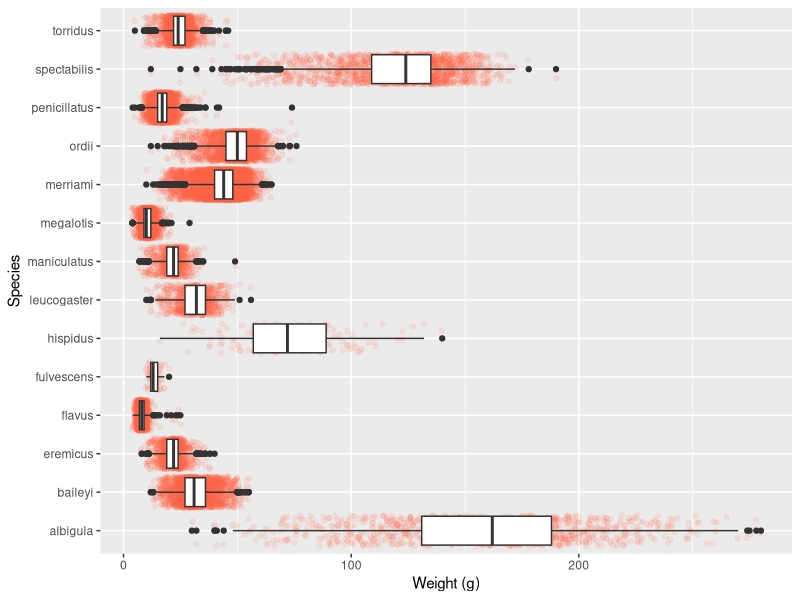
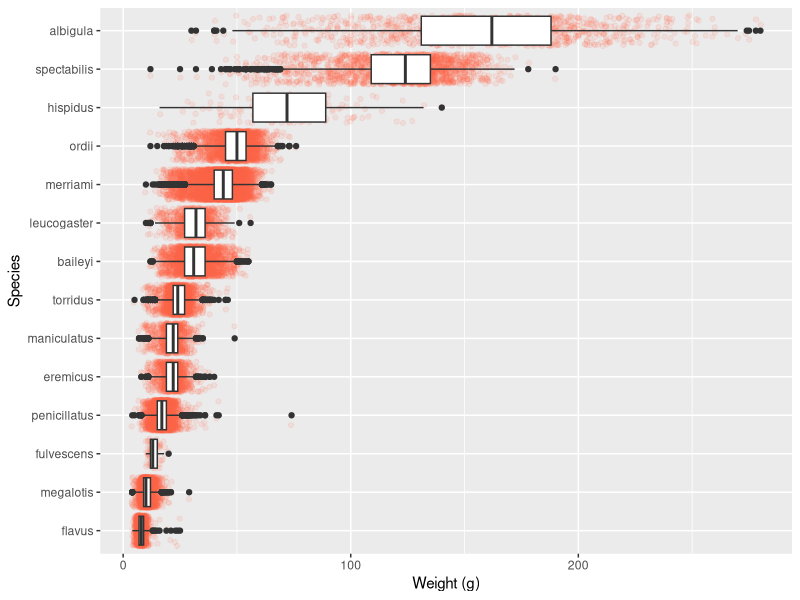
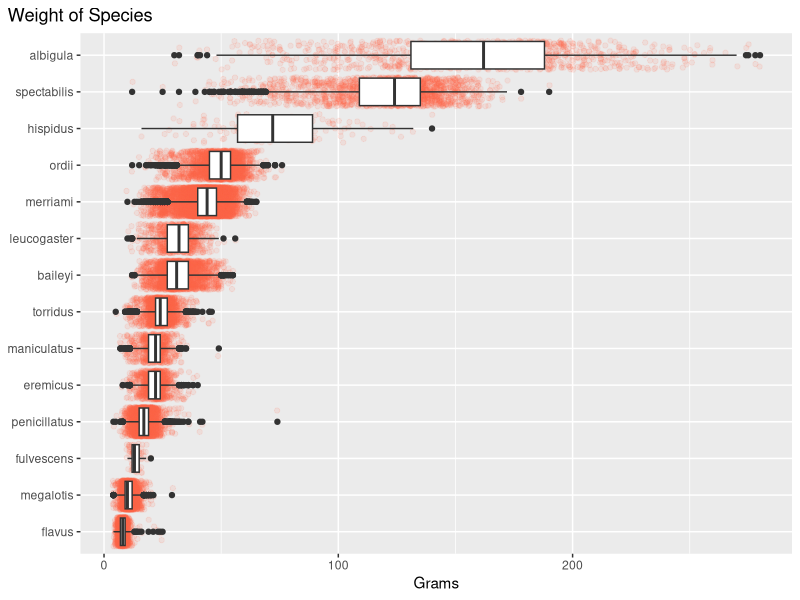
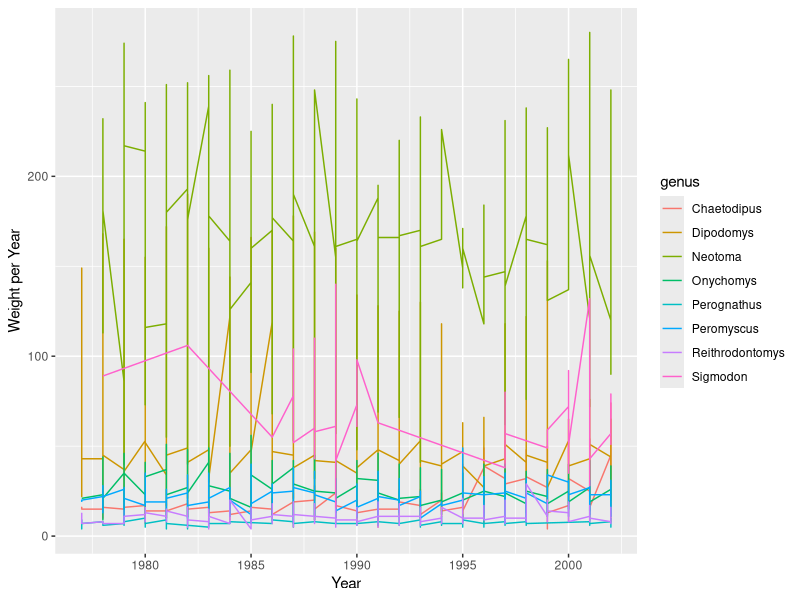
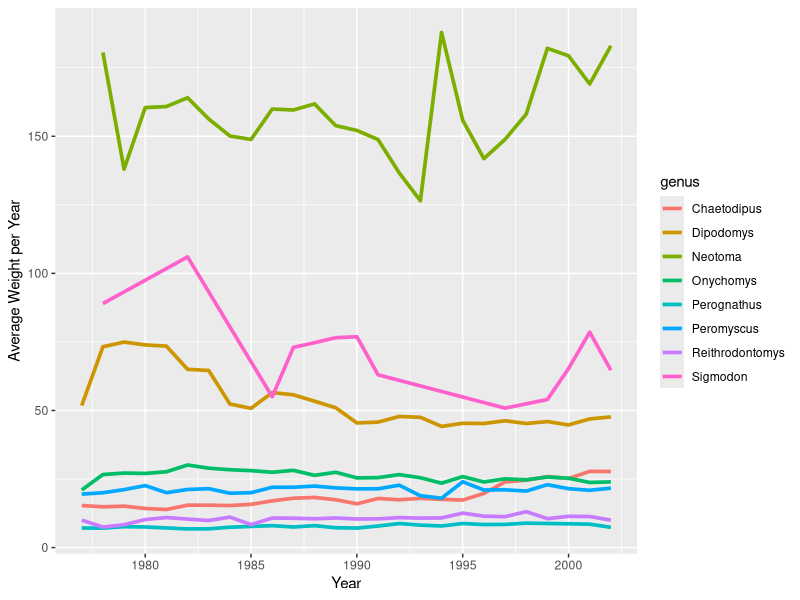
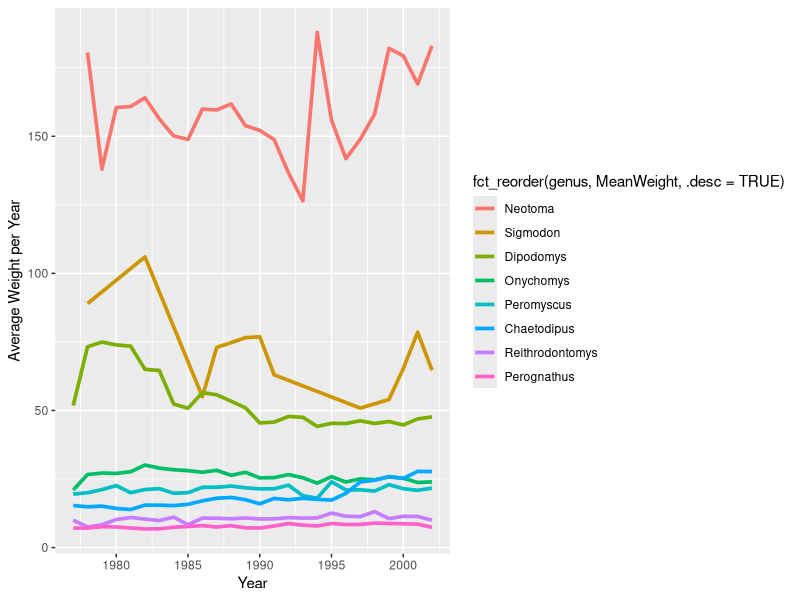
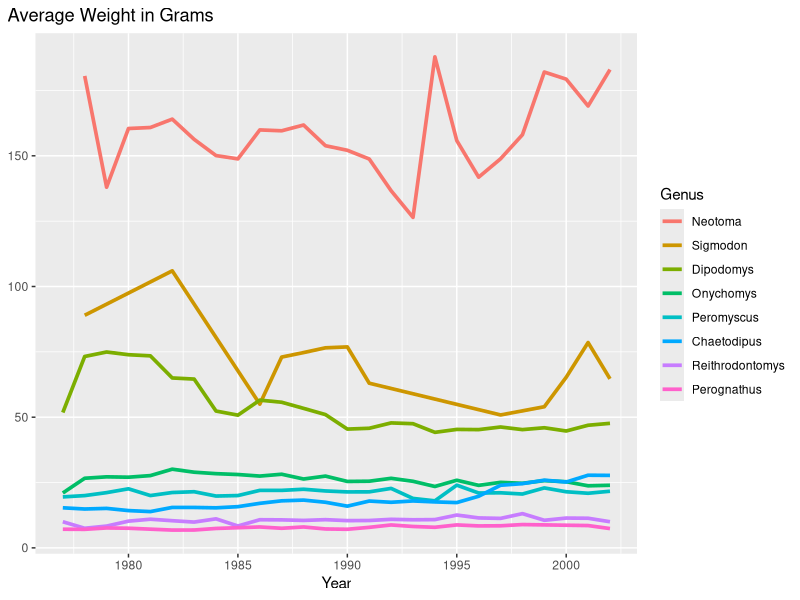
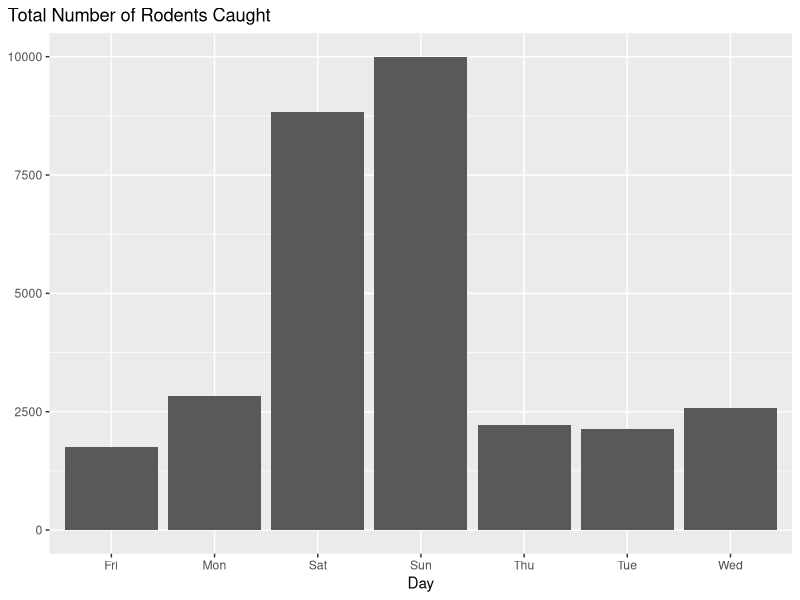

The R script that drew these images, in order:
## ---- chunk 1
#| warning: false
#| include: false
library(tidyverse)
library(stringr)
library(here)
## ---- chunk 2
#| warning: false
surveys <- read_csv(here::here("supporting_artifacts", "learning_targets", "surveys.csv"), 
                    show_col_types = FALSE)
## ---- chunk 3
surveys |> 
  ggplot(
    mapping = aes(x = weight, y = species)) +
    geom_jitter(color = "tomato", alpha = 0.1) +
    geom_boxplot(outlier.alpha = 1) +
    labs(x = "Weight (g)", y = "Species") +
    theme(legend.position = "none")
## ---- chunk 4
surveys |> 
  mutate(species = fct_reorder(species, weight)) |> 
  ggplot(
    mapping = aes(x = weight, y = species)) +
    geom_jitter(color = "tomato", alpha = 0.1) +
    geom_boxplot(outlier.alpha = 1) +
    labs(x = "Weight (g)", y = "Species") +
    theme(legend.position = "none")
## ---- chunk 5
surveys |> 
  mutate(species = fct_reorder(species, weight)) |> 
  ggplot(
    mapping = aes(x = weight, y = species)) +
    geom_jitter(color = "tomato", alpha = 0.1) +
    geom_boxplot(outlier.alpha = 1) +
    theme(axis.title.y = element_blank(),
          plot.title.position = "plot",
          legend.position = "none") +
    labs(title = "Weight of Species",
         x = "Grams")
## ---- chunk 6
surveys |> 
  ggplot(mapping = aes(x = year, y = weight, color = genus)) +
    geom_line() +
    labs(y = "Weight per Year",
         x = "Year")
## ---- chunk 7
surveys |> 
  group_by(year, genus) |> 
  mutate(MeanWeight = mean(weight)) |> 
  distinct(year, .keep_all = TRUE) |> 
  select(MeanWeight, year, genus) |> 
  ggplot(mapping = aes(x = year, y = MeanWeight, color = genus)) +
    geom_line(size = 1.25) +
    labs(y = "Average Weight per Year",
         x = "Year")
## ---- chunk 8
surveys |> 
  group_by(year, genus) |> 
  mutate(MeanWeight = mean(weight)) |> 
  distinct(year, .keep_all = TRUE) |> 
  select(MeanWeight, year, genus) |> 
  ggplot(mapping = aes(x = year, y = MeanWeight, color = 
                       fct_reorder(genus, MeanWeight, .desc = TRUE))) +
    geom_line(size = 1.25) +
    labs(y = "Average Weight per Year",
         x = "Year") 
## ---- chunk 9
surveys |> 
  group_by(year, genus) |> 
  mutate(MeanWeight = mean(weight)) |> 
  distinct(year, .keep_all = TRUE) |> 
  select(MeanWeight, year, genus) |> 
  ggplot(mapping = aes(x = year, y = MeanWeight, color = 
                       fct_reorder(genus, MeanWeight, .desc = TRUE))) +
    geom_line(size = 1.25) +
    labs(x = "Year",
         col = "Genus",
         title = "Average Weight in Grams") +
    theme(axis.title.y = element_blank(),
          plot.title.position = "plot")
  
## ---- chunk 10
surveys |> 
  group_by(day_of_week) |> 
  summarize(total = n()) |> 
  filter(day_of_week != "") |>
  ggplot(mapping = aes(x = day_of_week, y = total)) +
    geom_bar(stat = "identity") +  # Thank you https://stackoverflow.com/a/38803743
    labs(x = "Day",
         title = "Total Number of Rodents Caught") +
    theme(axis.title.y = element_blank(),
          plot.title.position = "plot")
  
## ---- chunk 11
surveys |> 
  group_by(day_of_week) |> 
  summarize(total = n()) |> 
  filter(day_of_week != "") |>
  ggplot(mapping = aes(x = fct_relevel(
              day_of_week, "Mon", "Tue", "Wed", "Thu", "Fri", "Sat", "Sun"), 
              y = total)) +
    geom_bar(stat = "identity") +  # Thank you https://stackoverflow.com/a/38803743
    labs(x = "Day",
         title = "Total Number of Rodents Caught") +
    theme(axis.title.y = element_blank(),
          plot.title.position = "plot")
  
## ---- chunk 12
surveys |> 
  group_by(day_of_week) |> 
  summarize(total = n()) |> 
  filter(day_of_week != "") |>
  ggplot(mapping = 
           aes(x = fct_collapse(day_of_week,
                                Weekday = c("Mon", "Tue", "Wed", "Thu", "Fri"),
                                Weekend = c("Sat", "Sun")),  
               y = total)) +
    geom_bar(stat = "identity") +  # Thank you https://stackoverflow.com/a/38803743
    labs(x = "Type of Day",
         title = "Total Number of Rodents Caught") +
    theme(axis.title.y = element_blank(),
          plot.title.position = "plot") +
    scale_y_continuous(limits = c(0, 20000))
  
